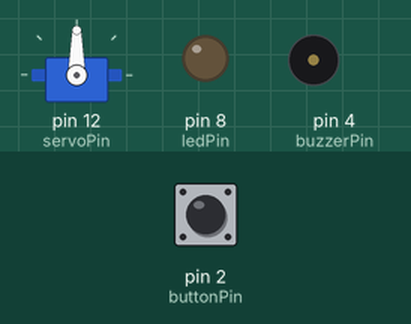
Simulated run of this sketch. Board: Arduino Uno, built with avr-gcc and run on an emulated ATmega328P. Shown: servo, output pins drawn as LEDs (lit = HIGH), buzzer (waves = sounding). The test bench sets the inputs (shaded band); at power-on: pin 2 (buttonPin) HIGH.

Above: at 1.2 s.
1.3 s: pin 2 (buttonPin) pulled LOW for 0.15 s
At 1.52 s:
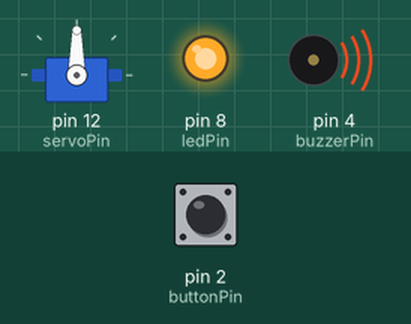
At 10.9 s:
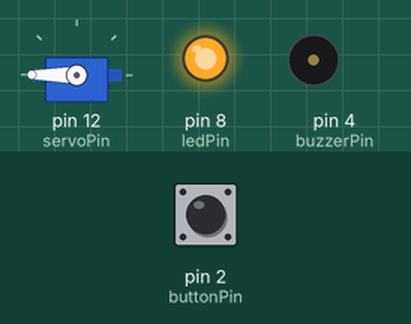
Timing chart, 0 to 19.3 s (numbered marks = the images above; inputs shaded):
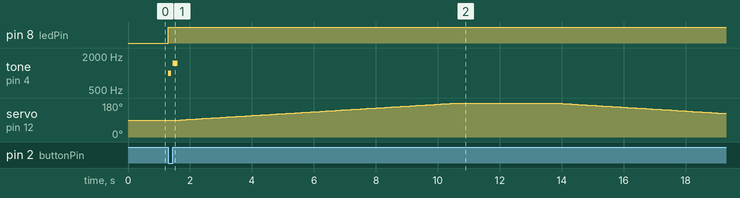

The sketch:

Helicopter.ino
```cpp
#include <Servo.h>

int buttonPin = 2;
int buzzerPin = 4;
int ledPin = 8;
int servoPin = 12;
int del = 1000;

Servo myservo;

void setup() {
  pinMode(buttonPin, INPUT_PULLUP);
  pinMode(buzzerPin, OUTPUT);
  pinMode(ledPin, OUTPUT);

  myservo.attach(servoPin);
  myservo.write(90); // 90 ar trebui să însemne STOP la pornire
}

void loop() {
  if(digitalRead(buttonPin) == LOW){
    // BUTON APĂSAT

    // Pornim motorul (180 = viteză maximă înainte, 0 = înapoi)


    digitalWrite(ledPin, HIGH);
    tone(buzzerPin, 1000, 100);
    delay(150);
    tone(buzzerPin, 1500, 200);
    delay(150);
    noTone(buzzerPin);
    for(int i=90; i<=180; i++){
      myservo.write(i);
      delay(100);
      if(i==180){
        delay(3000);
      for(int j=180;j>=90;j--){
        myservo.write(j);
        delay(100);
      }
      }
    }

  } else {
    // BUTON NEAPĂSAT

    // Oprim motorul
    myservo.write(90);

    digitalWrite(ledPin, LOW);
  }
}
```

Measured:
- after the input at 1.3 s, pin 8 (ledPin): LOW → HIGH at once; tone on pin 4 (buzzerPin): silent → 1000 Hz at once, → silent 0.10 s later, → 1500 Hz 0.05 s later, → silent 0.15 s later; servo on pin 12 (servoPin): rises from 90° to 180° in 8.9 s, then falls to 125° in 8.6 s
